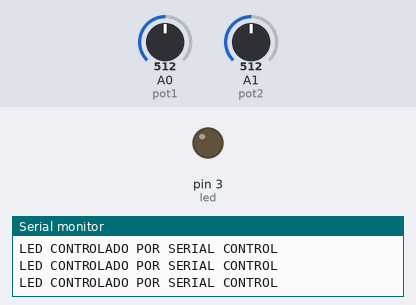
The sketch below on a simulated Arduino Uno, built with avr-gcc and run on an emulated ATmega328P. Parts: output pins drawn as LEDs (lit = HIGH), the last lines printed to the serial monitor. The test bench sets the inputs (shaded band); at power-on: A0 (pot1) = 512, A1 (pot2) = 512.

Above: at 1.2 s.
1.3 s: A0 (pot1) set to 496
At 1.9 s:
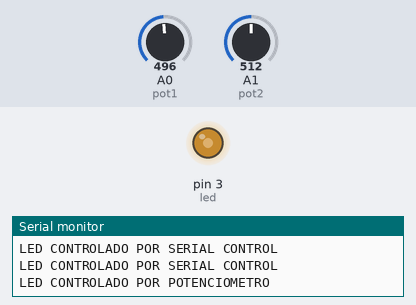
Timing chart, 0 to 4.3 s (numbered marks = the images above; inputs shaded):
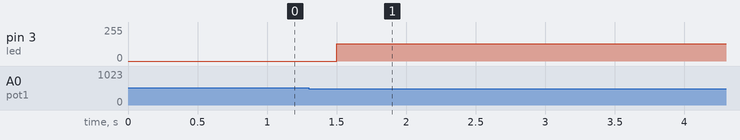

The sketch:

Programa_12_Clase_PotenciometroOSeria.ino
```cpp
int led=3;
int pot1=A0,pot2=A1;

void setup() {
  // put your setup code here, to run once:
  Serial.begin(9600);
}

int valor2,valor1,V;
String serial;
void loop() {

  valor1=analogRead(pot1);

  if(valor1<512){
    Serial.println("LED CONTROLADO POR POTENCIOMETRO");
    valor2=analogRead(pot2);
    valor2=valor2/4;

    analogWrite(led,valor2);
  }
  else{
     Serial.println("LED CONTROLADO POR SERIAL CONTROL");
     if (Serial.available() > 0) {
     serial = Serial.readString();
     V=serial.toInt();
     analogWrite(led,V);
    }
  }
  delay(500);
}
```

Measured:
- the behaviour switches between 512 and 511 on A0 (pot1) (found by bisection; images 0 and 1)
- after the input at 1.3 s, pin 3 (led): 0/255 → 128/255 after 0.20 s
